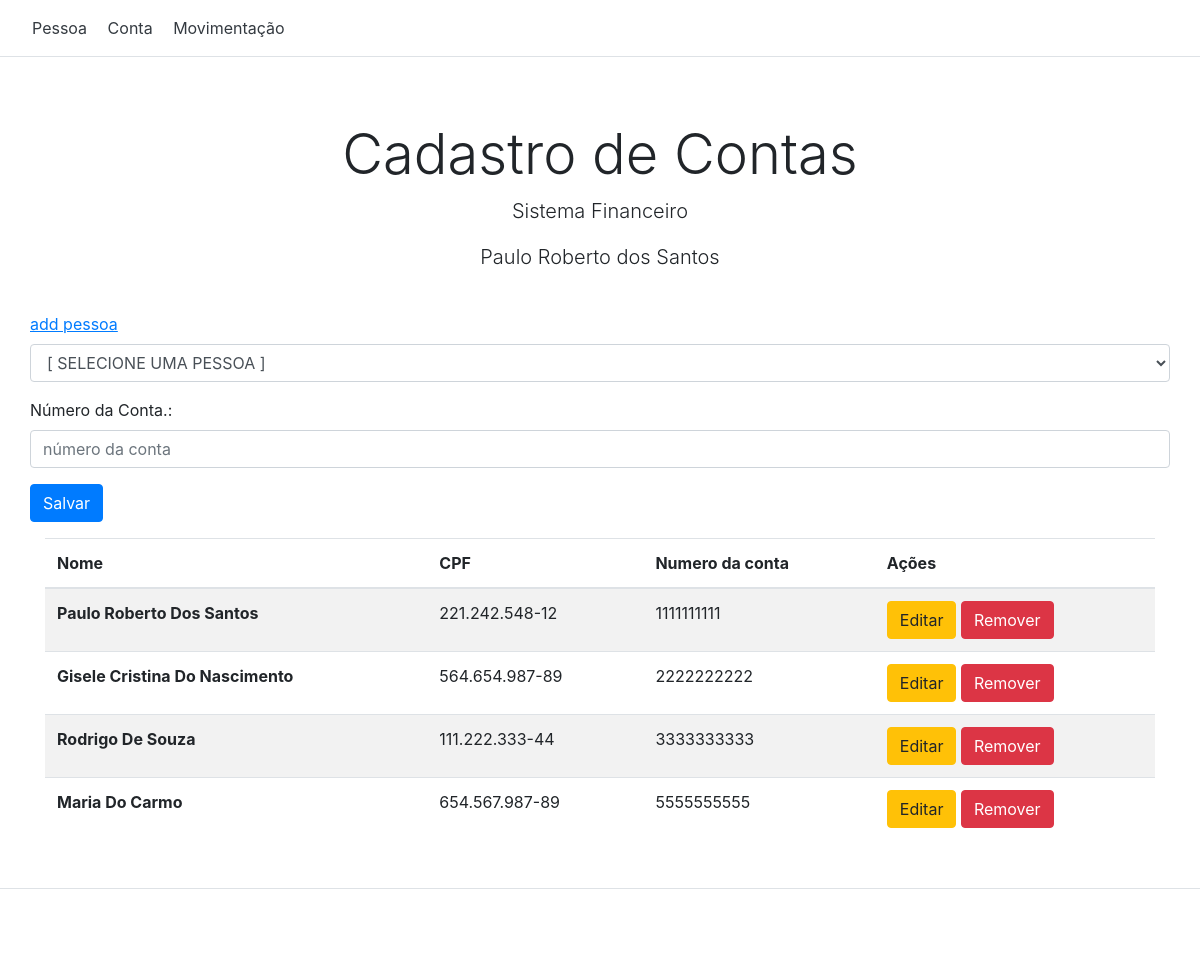
Page /view/contas/cadastro-contas.php on the committed database.
### tables this page shows
CREATE TABLE `conta` (
  `id` int(11) NOT NULL,
  `numero_conta` bigint(11) NOT NULL,
  `pessoa_id` int(11) NOT NULL
);

CREATE TABLE `pessoa` (
  `id` int(11) NOT NULL,
  `nome` varchar(255) NOT NULL,
  `cpf` char(11) NOT NULL,
  `endereco` varchar(255) NOT NULL
);

### model/ContaModel.php (called while the page is built, shortened)
<?php
class ContaModel {
    public static $instance;
    static public function getInstance() {
        if (!isset(self::$instance))
            self::$instance = new ContaModel();
        return self::$instance;
    }
    public function getAll() {
        try {
            $sql = "SELECT
                    c.id,
                    p.nome,
                    p.cpf,
                    c.numero_conta
                    FROM conta c
                    LEFT OUTER JOIN pessoa p
                    ON c.pessoa_id = p.id";
            $statement_sql = ConPDO::getInstance()->prepare($sql);
            $statement_sql->execute();
            return $this->fechConta($statement_sql);
        } catch (PDOException $e) {
            print "Erro em getAll Conta :: " . $e->getMessage();
        }
    }
    private function fechConta($statement_sql) {
        $results = array();
        if ($statement_sql) {
            while ($linha = $statement_sql->fetch(PDO::FETCH_OBJ)) {
                $conta = new stdClass();
                $conta->id = $linha->id;
                $conta->nome = $linha->nome;
                $conta->cpf = $linha->cpf;
                $conta->numero_conta = $linha->numero_conta;
                $results [] = $conta;
            }
        }
        return $results;
    }
}

### model/Conta.php (called while the page is built, shortened)
<?php
class Conta {
    private $numero_conta;
    public function getNumero_conta() {
        return $this->numero_conta;
    }
}

### model/ConPDO.php (called while the page is built, shortened)
<?php
class ConPDO {
    private static $instance;
    public static function getInstance() {
        if (!isset(self::$instance)) {
            try {
                self::$instance = new PDO("mysql:host=" . HOST . "; dbname=" . DBNAME . "; charset=" . CHARSET . ";", USER, PASSWORD, array(PDO::MYSQL_ATTR_INIT_COMMAND => 'SET NAMES UTF8', PDO::ATTR_PERSISTENT => TRUE));
                self::$instance->setAttribute(PDO::ATTR_ERRMODE, PDO::ERRMODE_EXCEPTION);
                self::$instance->setAttribute(PDO::ATTR_ORACLE_NULLS, PDO::NULL_EMPTY_STRING);
            } catch (PDOException $e) {
                print "erro getInstance() : " . $e->getMessage();
            }
        }
        return self::$instance;
    }
}

### controller/ContaController.php (called while the page is built, shortened)
<?php
class ContaController {
    public function getAll() {
        return ContaModel::getInstance()->getAll();
    }
}

### Utils/Util.php (called while the page is built)
<?php
class Util {
    static public function formatCPF($cpf) {
        $ArrCpf = str_split($cpf, 3);
        $cpf = $ArrCpf[0] . '.' . $ArrCpf[1] . '.' . $ArrCpf[2] . '-' . $ArrCpf[3];
        return $cpf;
    }
}
?>

### view/contas/cadastro-contas.php (the view, shortened to what this page needs)
<?php
require_once '../../Utils/Util.php';
require_once '../../model/ConPDO.php';
require_once '../../model/Conta.php';
require_once '../../controller/ContaController.php';
require_once '../../model/ContaModel.php';
$codigo = (isset($_POST["id"])) ? $_POST["id"] : ((isset($_GET["id"])) ? $_GET["id"] : 0);
$conta = new Conta();
$contaController = new ContaController();
$contas = $contaController->getAll();
?>
<!doctype html>
<html lang="en">
    <head>
        <link rel="stylesheet" href="https://maxcdn.bootstrapcdn.com/bootstrap/4.0.0/css/bootstrap.min.css">
    </head>
    <body>
        <div class="d-flex flex-column flex-md-row align-items-center p-3 px-md-4 mb-3 bg-white border-bottom box-shadow">
            <nav class="my-2 my-md-0 mr-md-3">
                <?php
                include_once '../menu.php';
                ?>
            </nav>
        </div>
        <div class="pricing-header px-3 py-3 pt-md-5 pb-md-4 mx-auto text-center">
            <h1 class="display-4">Cadastro de Contas</h1>
            <p class="lead">Sistema Financeiro</p>
            <p class="lead">Paulo Roberto dos Santos</p>
        </div>
        <div class="container">
            <div class="row">
                <form class="table table-striped" method="POST" action="http://localhost/ProvaPHPIST/view/contas/cadastro-contas.php">
                    <div class="form-group">
                        <label class="control-label" ><a style="text-decoration: underline" href="http://localhost/ProvaPHPIST">add pessoa</a></label>
                        <select   class="form-control select2"  id="pessoa_id" name="pessoa_id">
                            <option value="0">[ SELECIONE UMA PESSOA ]</option>
                        </select>
                    </div>
                    <div class="form-group">
                        <label for="numero_conta">Número da Conta.:</label>
                        <input required type="text" maxlength="10" class="form-control" name="numero_conta" value="<?= $conta->getNumero_conta() ?>" id="numero_conta" placeholder="número da conta">
                    </div>
                    <button type="submit" onClick="return pessoaid()" class="<?= ($codigo > 0) ? "btn btn-warning" : "btn btn-primary" ?>"><?= ($codigo > 0) ? "Alterar" : "Salvar" ?></button>
                </form>
            </div>
        </div>
        <div class="container">
            <table class="table table-striped">
                <thead>
                    <tr>
                        <th scope="col">Nome</th>
                        <th scope="col">CPF</th>
                        <th scope="col">Numero da conta</th>
                        <th scope="col">Ações</th>
                    </tr>
                </thead>
                <tbody>
                    <?php
                    $count = count($contas);
                    if ($count > 0):
                        foreach ($contas as $c):
                            ?>
                            <tr>
                                <th><?php echo $c->nome ?></th>
                                <td><?php echo Util::formatCPF($c->cpf) ?></td>
                                <td><?php echo $c->numero_conta ?></td>
                                <td>
                                    <a class="btn btn-warning" href="cadastro-contas.php?id=<?php echo $c->id ?>">Editar</a>
                                    <a class="btn btn-danger" title="Excluir"  href="javascript:if(confirm('Deseja excluir a conta da pessoa <?php echo $c->nome ?> ?')) {location='cadastro-contas.php?acao=excluir&id=<?php echo $c->id ?> ';}"><i class="fa fa-trash" aria-hidden="true"></i>
                                        Remover</a>
                                </td>
                            </tr>
                            <?php
                        endforeach;
                    endif;
                    ?>
                </tbody>
            </table>
        </div>
        <footer class="pt-4 my-md-5 pt-md-5 border-top">
        </footer>
</body>
</html>

### view/menu.php
<nav class="my-2 my-md-0 mr-md-3">
    <a class="p-2 text-dark" href="http://localhost/ProvaPHPIST">Pessoa</a>
    <a class="p-2 text-dark" href="http://localhost/ProvaPHPIST/view/contas/cadastro-contas.php">Conta</a>
    <a class="p-2 text-dark" href="http://localhost/ProvaPHPIST/view/movimentacao/cadastro-movimentacao.php">Movimentação</a>
</nav>

### rows in the picture
conta: pessoa.nome "Paulo Roberto Dos Santos", pessoa.cpf "221.242.548-12", numero_conta "1111111111"
conta: pessoa.nome "Gisele Cristina Do Nascimento", pessoa.cpf "564.654.987-89", numero_conta "2222222222"
conta: pessoa.nome "Rodrigo De Souza", pessoa.cpf "111.222.333-44", numero_conta "3333333333"
conta: pessoa.nome "Maria Do Carmo", pessoa.cpf "654.567.987-89", numero_conta "5555555555"
